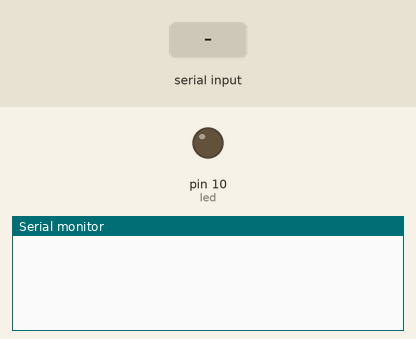
This sketch was run on a simulated Arduino Uno, built with avr-gcc and run on an emulated ATmega328P. On the bench: output pins drawn as LEDs (lit = HIGH), the last lines printed to the serial monitor. The inputs (shaded band) are chosen by the test bench.

Above: at 1.2 s.
1.3 s: "ad\n" received over Serial
At 2.0 s:
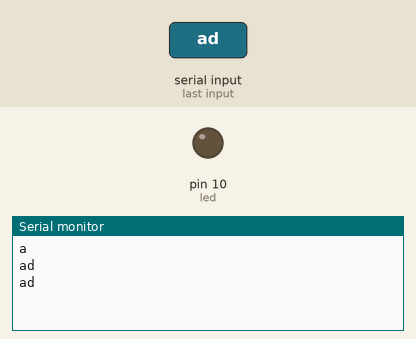
2.8 s: "stop\n" received over Serial
At 3.5 s:
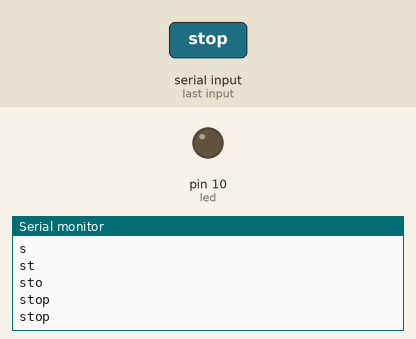
4.3 s: "1\n" received over Serial
At 5.8 s:
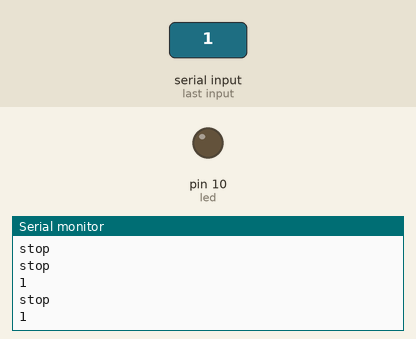

The sketch:

string-as-bt.ino
```cpp
#define led 10
String string;
char command;
void setup() {
  // put your setup code here, to run once:
  Serial.begin(9600);
  pinMode(led,OUTPUT);
  digitalWrite(led,LOW);
}

void loop() {
  // put your main code here, to run repeatedly:
  if(Serial.available()>0){
    string = "";
    }
  while(Serial.available()>0){
    command = ((byte)Serial.read());
    if(command == ':'){
      break;
      }
    else{
      string +=command;
      Serial.print(string+"\n");
      }
      delay(1);
    }
   if(string == "ad"){
    ledOn();
    }
   if(string == "stop"){
    ledOff();
    }

    if(string == "1"){
      ledOn();
      }
    if(string == "0"){
      ledOff();
      }
}
void ledOn(){
  digitalWrite(led,HIGH);
  }
void ledOff(){
  digitalWrite(led,LOW);
  }
```

Measured:
- after the input at 1.3 s, the serial monitor: prints a new line at once (image 1)
- after the input at 2.8 s, the serial monitor: prints a new line at once (image 2)
- after the input at 4.3 s, the serial monitor: prints a new line at once (image 3)
